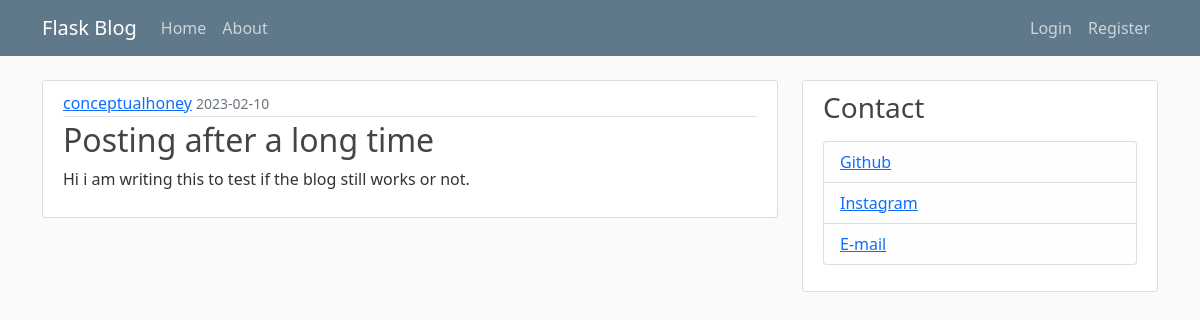
Page /post/13 on the committed database.
### flaskblog/models.py (models this page shows, shortened)
class User(db.Model, UserMixin):
    id = db.Column(db.Integer, primary_key=True)
    username = db.Column(db.String(20), unique=True, nullable=False)
    email = db.Column(db.String(120), unique=True, nullable=False)
    image_file = db.Column(db.String(20), nullable=False, default='default.jpg')
    password = db.Column(db.String(60), nullable=False)
    posts = db.relationship('Post', backref='author', lazy=True)

class Post(db.Model):
    id = db.Column(db.Integer, primary_key=True)
    title = db.Column(db.String(100), nullable=False)
    date_posted = db.Column(db.DateTime, nullable=False, default=datetime.utcnow)
    content = db.Column(db.Text, nullable=False)
    user_id = db.Column(db.Integer, db.ForeignKey('user.id'), nullable=False)

### flaskblog/posts/routes.py (the view)
@posts.route("/post/<int:post_id>")
def post(post_id):
    post = Post.query.get_or_404(post_id)
    return render_template('post.html', title=post.title, post=post)

### flaskblog/templates/post.html (shortened to what this page needs)
{% extends "layout.html" %}
{% block content %}
    <article class="media content-section">
      <div class="media-body">
        <div class="article-metadata">
            <a class="mr-2" href="{{ url_for('users.user_posts', username=post.author.username) }}">{{ post.author.username }}</a>
          <small class="text-muted">{{ post.date_posted.strftime('%Y-%m-%d') }}</small>
        </div>
        <h2 class="article-title">{{ post.title }}</h2>
        <p class="article-content">{{ post.content }}</p>
      </div>
    </article>
{% endblock content %}

### flaskblog/static/main.css (style rules this page uses)
body { background: #fafafa; color: #333333; margin-top: 5rem; }
h1, h2, h3, h4, h5, h6 { color: #444444; }
.content-section { background: #ffffff; padding: 10px 20px; border: 1px solid #dddddd; border-radius: 3px; margin-bottom: 20px; }
.article-title { color: #444444; }
.article-content { white-space: pre-line; }
.article-metadata { padding-bottom: 1px; margin-bottom: 4px; border-bottom: 1px solid #e3e3e3 }

### rows in the picture
User: author.username "conceptualhoney"
Post: date_posted "2023-02-10", title "Posting after a long time", content "Hi i am writing this to test if the blog still works or not."
